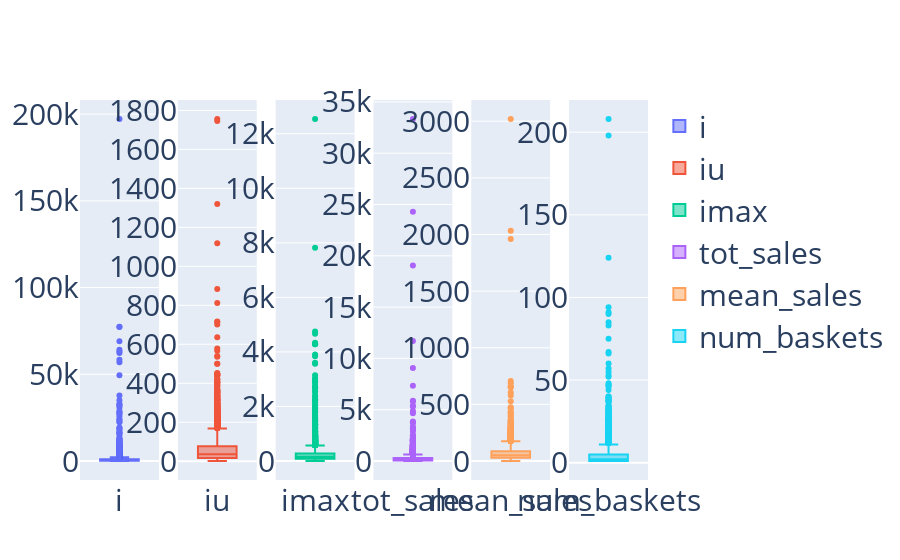

Write notebook code for a chart like this one.
### Markdown cell above
## Indicators box plots

### Code cell
def boxplots(dataframe):
    fig = make_subplots(
        rows=1, cols=6
    )

    fig.add_trace(
        go.Box(y=dataframe['i'],name="i"),
        row=1,col=1
    )
    fig.add_trace(
        go.Box(y=dataframe['iu'],name="iu"),
        row=1,col=2
    )
    fig.add_trace(
        go.Box(y=dataframe['imax'],name="imax"),
        row=1,col=3
    )
    fig.add_trace(
        go.Box(y=dataframe['tot_sales'],name="tot_sales"),
        row=1,col=4
    )
    fig.add_trace(
        go.Box(y=dataframe['mean_sales'],name="mean_sales"),
        row=1,col=5
    )
    fig.add_trace(
        go.Box(y=dataframe['num_baskets'],name="num_baskets"),
        row=1,col=6
    )

    fig.update_layout(height=600,font=dict(size=30))
    fig.show()
    
boxplots(df_indicators)

### Figure 1 — Plotly figure (JSON) as saved in the notebook; plotly's stock layout.template omitted (floating-point values rounded to 4 significant figures; data arrays with more than 128 entries replaced by an {"elided": "..."} marker saying what was removed)
{"data": [{"name": "i", "type": "box", "xaxis": "x", "y": {"elided": "4326 int values"}, "yaxis": "y"}, {"name": "iu", "type": "box", "xaxis": "x2", "y": {"elided": "4326 int values"}, "yaxis": "y2"}, {"name": "imax", "type": "box", "xaxis": "x3", "y": {"elided": "4326 int values"}, "yaxis": "y3"}, {"name": "tot_sales", "type": "box", "xaxis": "x4", "y": {"elided": "4326 float values"}, "yaxis": "y4"}, {"name": "mean_sales", "type": "box", "xaxis": "x5", "y": {"elided": "4326 float values"}, "yaxis": "y5"}, {"name": "num_baskets", "type": "box", "xaxis": "x6", "y": {"elided": "4326 int values"}, "yaxis": "y6"}], "layout": {"autosize": true, "font": {"size": 30}, "xaxis": {"anchor": "y", "autorange": true, "domain": [0, 0.1389], "range": [-0.5, 0.5], "type": "category"}, "xaxis2": {"anchor": "y2", "autorange": true, "domain": [0.1722, 0.3111], "range": [-0.5, 0.5], "type": "category"}, "xaxis3": {"anchor": "y3", "autorange": true, "domain": [0.3444, 0.4833], "range": [-0.5, 0.5], "type": "category"}, "xaxis4": {"anchor": "y4", "autorange": true, "domain": [0.5167, 0.6556], "range": [-0.5, 0.5], "type": "category"}, "xaxis5": {"anchor": "y5", "autorange": true, "domain": [0.6889, 0.8278], "range": [-0.5, 0.5], "type": "category"}, "xaxis6": {"anchor": "y6", "autorange": true, "domain": [0.8611, 1], "range": [-0.5, 0.5], "type": "category"}, "yaxis": {"anchor": "x", "autorange": true, "domain": [0, 1], "range": [-10950.0, 208200.0], "type": "linear"}, "yaxis2": {"anchor": "x2", "autorange": true, "domain": [0, 1], "range": [-96.5, 1854.0], "type": "linear"}, "yaxis3": {"anchor": "x3", "autorange": true, "domain": [0, 1], "range": [-695.6, 13240.0], "type": "linear"}, "yaxis4": {"anchor": "x4", "autorange": true, "domain": [0, 1], "range": [-1852.0, 35180.0], "type": "linear"}, "yaxis5": {"anchor": "x5", "autorange": true, "domain": [0, 1], "range": [-167.8, 3187.0], "type": "linear"}, "yaxis6": {"anchor": "x6", "autorange": true, "domain": [0, 1], "range": [-10.5, 219.5], "type": "linear"}}}
